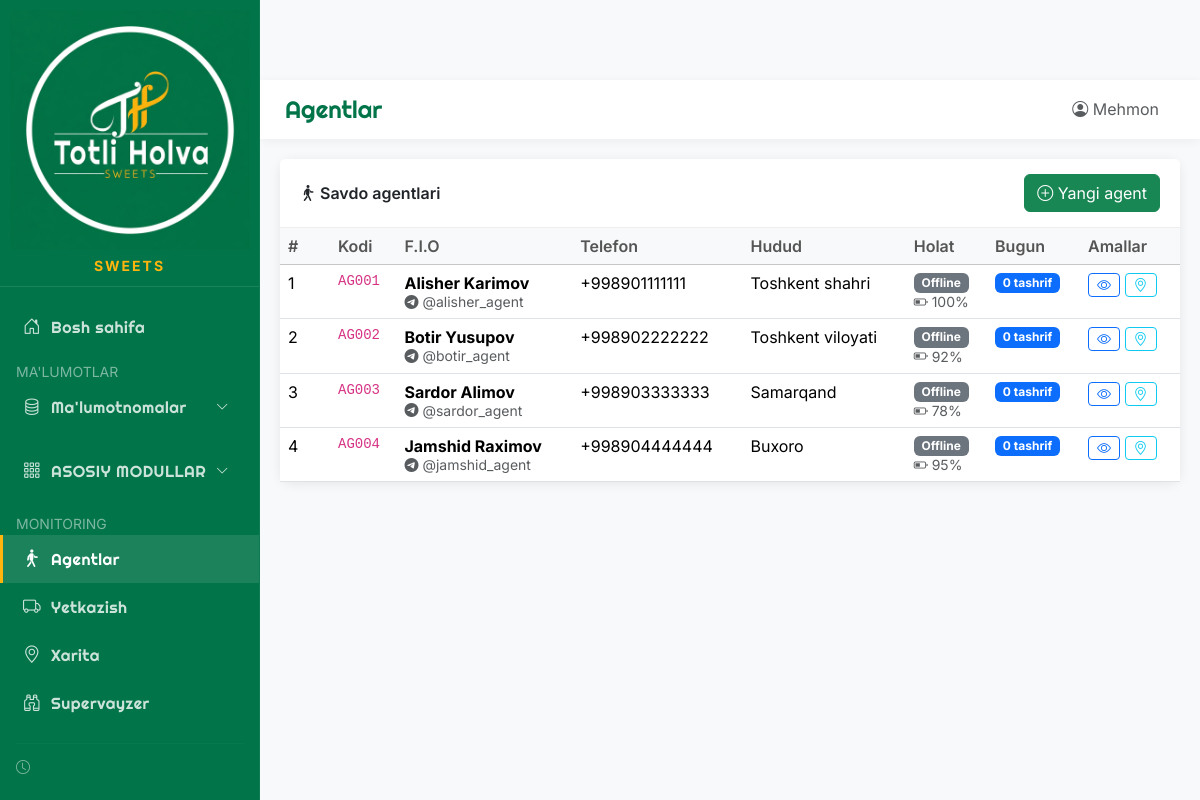
The app's page /agents with its own data.
### app/models/database.py (models this page shows)
class Agent(Base):
    __tablename__ = "agents"
    id = Column(Integer, primary_key=True, index=True)
    code = Column(String(50), unique=True, index=True)
    full_name = Column(String(200), index=True)
    phone = Column(String(20))
    telegram_id = Column(String(50))
    photo = Column(String(255))
    region = Column(String(100))  # Hudud
    is_active = Column(Boolean, default=True)
    employee_id = Column(Integer, ForeignKey("employees.id"), nullable=True)
    created_at = Column(DateTime, default=datetime.now)
    locations = relationship("AgentLocation", back_populates="agent")
    routes = relationship("Route", back_populates="agent")
    visits = relationship("Visit", back_populates="agent")

class AgentLocation(Base):
    __tablename__ = "agent_locations"
    id = Column(Integer, primary_key=True, index=True)
    agent_id = Column(Integer, ForeignKey("agents.id"))
    latitude = Column(Float)
    longitude = Column(Float)
    accuracy = Column(Float)  # GPS aniqlik (metr)
    battery = Column(Integer)  # Telefon batareya %
    recorded_at = Column(DateTime, default=datetime.now)
    agent = relationship("Agent", back_populates="locations")

### main.py (the view)
@app.get("/agents", response_class=HTMLResponse)
async def agents_list(request: Request, db: Session = Depends(get_db)):
    agents = db.query(Agent).all()
    for agent in agents:
        last_loc = db.query(AgentLocation).filter(
            AgentLocation.agent_id == agent.id
        ).order_by(AgentLocation.recorded_at.desc()).first()
        agent.last_location = last_loc
        today = datetime.now().date()
        agent.today_visits = db.query(Visit).filter(
            Visit.agent_id == agent.id,
            Visit.visit_date >= today
        ).count()
    return templates.TemplateResponse("agents/list.html", {
        "request": request,
        "agents": agents,
        "page_title": "Agentlar"
    })

### app/templates/agents/list.html (shortened to what this page needs)
{% extends "base.html" %}
{% block content %}
<div class="row mb-4">
    <div class="col-12">
        <div class="card">
            <div class="card-header d-flex justify-content-between align-items-center">
                <span><i class="bi bi-person-walking"></i> Savdo agentlari</span>
                <button class="btn btn-success" data-bs-toggle="modal" data-bs-target="#addAgentModal">
                    <i class="bi bi-plus-circle"></i> Yangi agent
                </button>
            </div>
            <div class="card-body p-0">
                <table class="table table-hover">
                    <thead class="table-light">
                        <tr>
                            <th width="50">#</th>
                            <th>Kodi</th>
                            <th>F.I.O</th>
                            <th>Telefon</th>
                            <th>Hudud</th>
                            <th>Holat</th>
                            <th>Bugun</th>
                            <th width="100">Amallar</th>
                        </tr>
                    </thead>
                    <tbody>
                        {% if agents %}
                            {% for agent in agents %}
                            <tr>
                                <td>{{ loop.index }}</td>
                                <td><code>{{ agent.code }}</code></td>
                                <td>
                                    <strong>{{ agent.full_name }}</strong>
                                    {% if agent.telegram_id %}
                                    <br><small class="text-muted"><i class="bi bi-telegram"></i> {{ agent.telegram_id }}</small>
                                    {% endif %}
                                </td>
                                <td>{{ agent.phone or '-' }}</td>
                                <td>{{ agent.region or '-' }}</td>
                                <td>
                                    {% if agent.last_location %}
                                        {% set mins_ago = ((now() - agent.last_location.recorded_at).total_seconds() / 60)|int if now is defined else 999 %}
                                        {% if mins_ago < 10 %}
                                            <span class="badge bg-success"><i class="bi bi-circle-fill"></i> Online</span>
                                        {% elif mins_ago < 60 %}
                                            <span class="badge bg-warning">{{ mins_ago }} min oldin</span>
                                        {% else %}
                                            <span class="badge bg-secondary">Offline</span>
                                        {% endif %}
                                        <br><small class="text-muted">
                                            <i class="bi bi-battery-half"></i> {{ agent.last_location.battery }}%
                                        </small>
                                    {% else %}
                                        <span class="badge bg-secondary">Ma'lumot yo'q</span>
                                    {% endif %}
                                </td>
                                <td>
                                    <span class="badge bg-primary">{{ agent.today_visits }} tashrif</span>
                                </td>
                                <td>
                                    <a href="/agents/{{ agent.id }}" class="btn btn-sm btn-outline-primary" title="Batafsil">
                                        <i class="bi bi-eye"></i>
                                    </a>
                                    <a href="/map?agent={{ agent.id }}" class="btn btn-sm btn-outline-info" title="Xaritada">
                                        <i class="bi bi-geo-alt"></i>
                                    </a>
                                </td>
                            </tr>
                            {% endfor %}
                        {% endif %}
                    </tbody>
                </table>
            </div>
        </div>
    </div>
</div>
{% endblock %}

### app/templates/base.html (style rules this page uses)
:root { --primary-color: #017449; --secondary-color: #017449; --accent-color: #FFB50D; --bg-color: #f8f9fa; }
body { font-family: 'Inter', sans-serif; background-color: #f8f9fa; }
.card { border: none; border-radius: 12px; box-shadow: 0 2px 12px rgba(0, 0, 0, 0.08); }
.card-header { background: white; border-bottom: 1px solid #eee; font-weight: 600; padding: 15px 20px; }
.table { margin: 0; }
.table th { font-weight: 600; color: #555; border-top: none; }

### records on screen
Agent: code "AG001", full_name "Alisher Karimov", telegram_id "@alisher_agent", phone "+998901111111", region "Toshkent shahri", last_location.battery "100", today_visits "0"
Agent: code "AG002", full_name "Botir Yusupov", telegram_id "@botir_agent", phone "+998902222222", region "Toshkent viloyati", last_location.battery "92", today_visits "0"
Agent: code "AG003", full_name "Sardor Alimov", telegram_id "@sardor_agent", phone "+998903333333", region "Samarqand", last_location.battery "78", today_visits "0"
Agent: code "AG004", full_name "Jamshid Raximov", telegram_id "@jamshid_agent", phone "+998904444444", region "Buxoro", last_location.battery "95", today_visits "0"

### other values on screen
{{ page_title }} "Agentlar"
